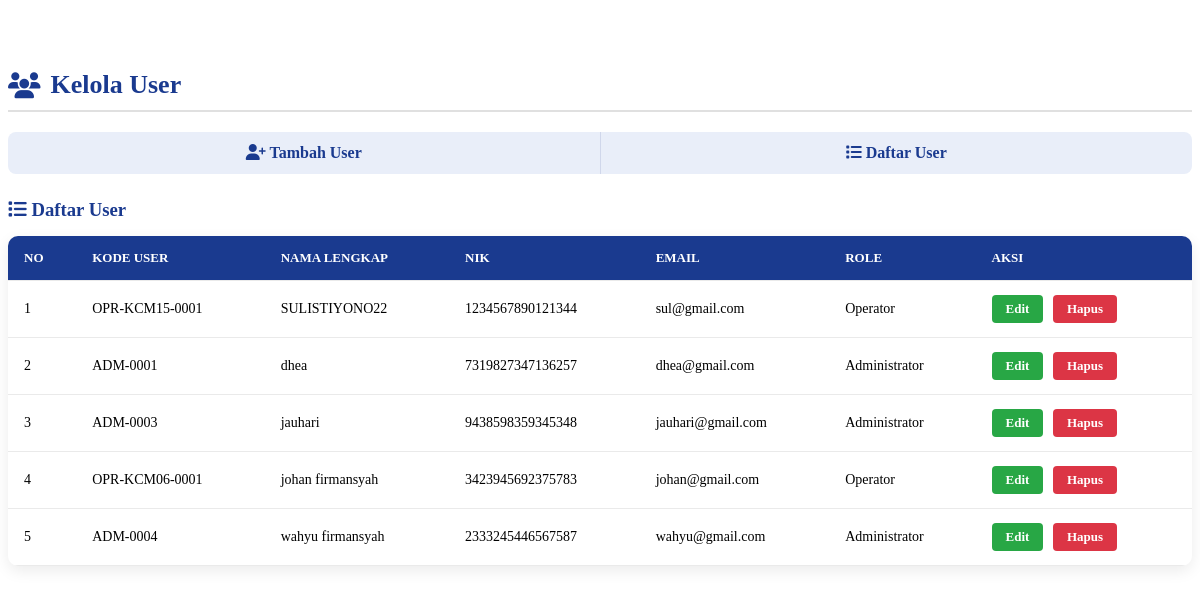
The page /pages/admin-daftaruser.php on the database its author committed.
### tables this page shows
CREATE TABLE `users` (
  `user_id` int(11) NOT NULL,
  `kode_user` varchar(30) DEFAULT NULL,
  `nama_lengkap` varchar(100) NOT NULL,
  `username` varchar(50) NOT NULL,
  `nik` varchar(20) NOT NULL,
  `email` varchar(100) NOT NULL,
  `password` varchar(255) NOT NULL,
  `role_id` varchar(20) DEFAULT NULL,
  `kecamatan_id` int(11) DEFAULT NULL,
  `status` enum('aktif','nonaktif') DEFAULT 'aktif',
  `last_login` datetime DEFAULT NULL,
  `last_logout` datetime DEFAULT NULL
);

CREATE TABLE `roles` (
  `role_id` varchar(20) NOT NULL,
  `role_name` varchar(50) NOT NULL
);

### pages/admin-daftaruser.php (the view, shortened to what this page needs)
<?php
include 'koneksi.php';
$sql = "SELECT u.user_id, u.kode_user, u.nama_lengkap, u.nik, u.email, r.role_name
        FROM users u
        LEFT JOIN roles r ON u.role_id = r.role_id
        ORDER BY u.user_id ASC";
$result = mysqli_query($koneksi, $sql);
?>
<!DOCTYPE html>
<html lang="id">
<head>
  <link rel="stylesheet" href="https://cdnjs.cloudflare.com/ajax/libs/font-awesome/6.4.0/css/all.min.css" />
</head>
<body>
  <main class="container main-content">
    <h2 class="page-title"><i class="fas fa-users"></i> Kelola User</h2>
    <div class="sub-nav">
      <a href="index.php?page=admin-users" class="a"><i class="fas fa-user-plus"></i> Tambah User</a>
      <a href="index.php?page=adminutama"><i class="fas fa-list"></i> Daftar User</a>
    </div>
    <div id="daftar-user">
      <h3 style="margin-bottom: 15px; color: #1a3a8f"><i class="fas fa-list"></i> Daftar User</h3>
      <table>
        <thead>
          <tr>
            <th>No</th>
            <th>Kode User</th>
            <th>Nama Lengkap</th>
            <th>NIK</th>
            <th>Email</th>
            <th>Role</th>
            <th>Aksi</th>
          </tr>
        </thead>
        <tbody>
          <?php if (mysqli_num_rows($result) > 0): ?>
            <?php $no = 1;
            while ($row = mysqli_fetch_assoc($result)): ?>
              <tr>
                <td><?= $no++; ?></td>
                <td><?= htmlspecialchars($row['kode_user']); ?></td>
                <td><?= htmlspecialchars($row['nama_lengkap']); ?></td>
                <td><?= htmlspecialchars($row['nik']); ?></td>
                <td><?= htmlspecialchars($row['email']); ?></td>
                <td><?= htmlspecialchars($row['role_name']); ?></td>
                <td>
                  <a href="edit/edit-user.php?id=<?= $row['user_id']; ?>" class="btn-edit">Edit</a>
                  <a href="hapus/delete-user.php?id=<?= $row['user_id']; ?>" class="btn-delete">Hapus</a>
                </td>
              </tr>
            <?php endwhile; ?>
          <?php else: ?>
            <tr>
              <td colspan="7" style="text-align:center;">Belum ada user</td>
            </tr>
          <?php endif; ?>
        </tbody>
      </table>
    </div>
  </main>
</body>
</html>

### pages/admin-daftaruser.php (style rules this page uses)
.sub-nav { background-color: #e9eef9; border-radius: 8px; display: flex; margin-bottom: 25px; overflow: hidden; }
.sub-nav a { flex: 1; text-align: center; padding: 12px; text-decoration: none; color: #1a3a8f; font-weight: 600; border-right: 1px solid #d0d7eb; transition: background 0.3s; }
.sub-nav a:last-child { border-right: none; }
.main-content { padding: 40px 0; flex: 1; }
.page-title { color: #1a3a8f; font-size: 26px; margin-bottom: 20px; border-bottom: 2px solid #e0e0e0; padding-bottom: 10px; display: flex; align-items: center; }
.page-title i { margin-right: 10px; }
table { width: 100%; border-collapse: collapse; background: #fff; border-radius: 10px; overflow: hidden; box-shadow: 0 5px 15px rgba(0, 0, 0, 0.08); }
th, td { padding: 14px 16px; border-bottom: 1px solid #eaeaea; text-align: left; font-size: 14px; }
th { background: #1a3a8f; color: white; text-transform: uppercase; font-size: 13px; }
.btn-edit { display: inline-block; padding: 6px 14px; font-size: 13px; font-weight: 600; color: #fff; background: #28a745; border-radius: 4px; text-decoration: none; transition: all 0.3s ease; }
.btn-delete { display: inline-block; padding: 6px 14px; font-size: 13px; font-weight: 600; color: #fff; background: #dc3545; border-radius: 4px; text-decoration: none; transition: all 0.3s ease; }
td .btn-edit, td .btn-delete { margin-right: 6px; }

### rows shown on the page
users: kode_user "OPR-KCM15-0001", nama_lengkap "SULISTIYONO22", nik "1234567890121344", email "sul@gmail.com", role.role_name "Operator"
users: kode_user "ADM-0001", nama_lengkap "dhea", nik "7319827347136257", email "dhea@gmail.com", role.role_name "Administrator"
users: kode_user "ADM-0003", nama_lengkap "jauhari", nik "9438598359345348", email "jauhari@gmail.com", role.role_name "Administrator"
users: kode_user "OPR-KCM06-0001", nama_lengkap "johan firmansyah", nik "3423945692375783", email "johan@gmail.com", role.role_name "Operator"
users: kode_user "ADM-0004", nama_lengkap "wahyu firmansyah", nik "2333245446567587", email "wahyu@gmail.com", role.role_name "Administrator"
